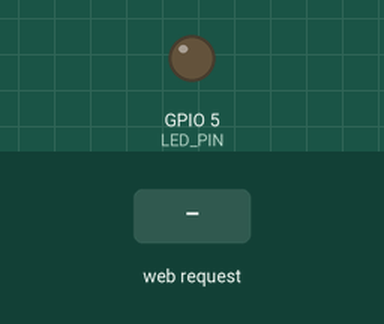
Simulated run of this sketch. Board: ESP8266 (NodeMCU). Shown: output pins drawn as LEDs (lit = HIGH). Inputs (shaded band) come from the test bench. WiFi joins after 1.5 s; servers stay silent unless stated; what the sketch prints to the serial monitor is not drawn.

Above: at 2.7 s.
2.8 s: HTTP request GET /setBrightness?value=1 received
At 3.6 s:
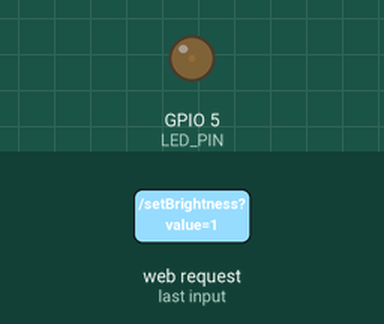
4.3 s: HTTP request GET /setBrightness?value=120 received
At 4.8 s:
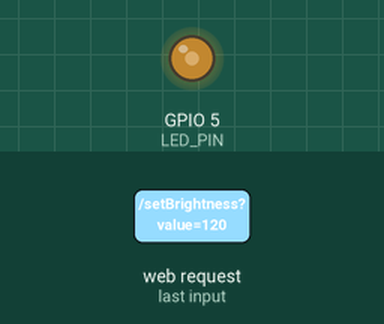
Timing chart, 0 to 7.3 s (numbered marks = the images above; inputs shaded):
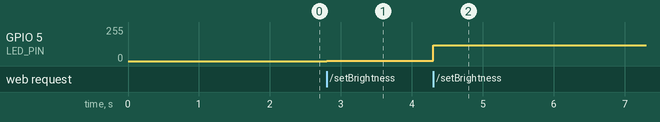

Measured:
- after the input at 2.8 s, GPIO 5 (LED_PIN): 0/255 → 1/255 at once
- after the input at 4.3 s, GPIO 5 (LED_PIN): 1/255 → 120/255 at once

The sketch:

kendaliLEDdenganWebServer.ino
```cpp
#include <ESP8266WiFi.h>
#include <ESP8266WebServer.h>

#define LED_PIN 5  // GPIO5 (D1)

const char* ssid = "dcv";            // Nama SSID WiFi lokal
const char* password = "dwi12367";    // Password WiFi

ESP8266WebServer server(80);               // Inisiasi Web Server pada port 80

// Halaman HTML dengan slider untuk kontrol kecerahan
String webpage = R"=====(
<!DOCTYPE html>
<html>
<head>
  <title>LED Brightness Control</title>
</head>
<body>
  <h1>LED Brightness Control with Slider</h1>
  <p>Kecerahan LED: <span id="brightness">0</span></p>
  <input type="range" min="0" max="255" value="0" id="slider" oninput="updateBrightness(this.value)">
  <script>
    function updateBrightness(val) {
      document.getElementById("brightness").innerText = val;
      var xhr = new XMLHttpRequest();
      xhr.open("GET", "/setBrightness?value=" + val, true);
      xhr.send();
    }
  </script>
</body>
</html>
)=====";

void setup() {
  Serial.begin(115200);
  pinMode(LED_PIN, OUTPUT);

  // Menghubungkan ESP8266 ke jaringan WiFi lokal
  Serial.print("Menghubungkan ke WiFi...");
  WiFi.begin(ssid, password);
  while (WiFi.status() != WL_CONNECTED) {
    delay(500);
    Serial.print(".");
  }
  Serial.println("\nWiFi terhubung!");

  // Menampilkan IP Address lokal ESP8266
  Serial.print("IP Address lokal: ");
  Serial.println(WiFi.localIP());

  // Rute halaman utama
  server.on("/", []() {
    server.send(200, "text/html", webpage);
  });

  // Rute untuk mengatur kecerahan LED
  server.on("/setBrightness", []() {
    String value = server.arg("value");  // Membaca nilai dari parameter "value"
    int brightness = value.toInt();      // Mengonversi nilai ke integer
    analogWrite(LED_PIN, brightness);    // Mengatur PWM LED sesuai nilai slider
    Serial.print("Brightness set to: ");
    Serial.println(brightness);
    server.send(200, "text/plain", "OK");
  });

  server.begin();
  Serial.println("Webserver dijalankan");
}

void loop() {
  server.handleClient();
}
```
